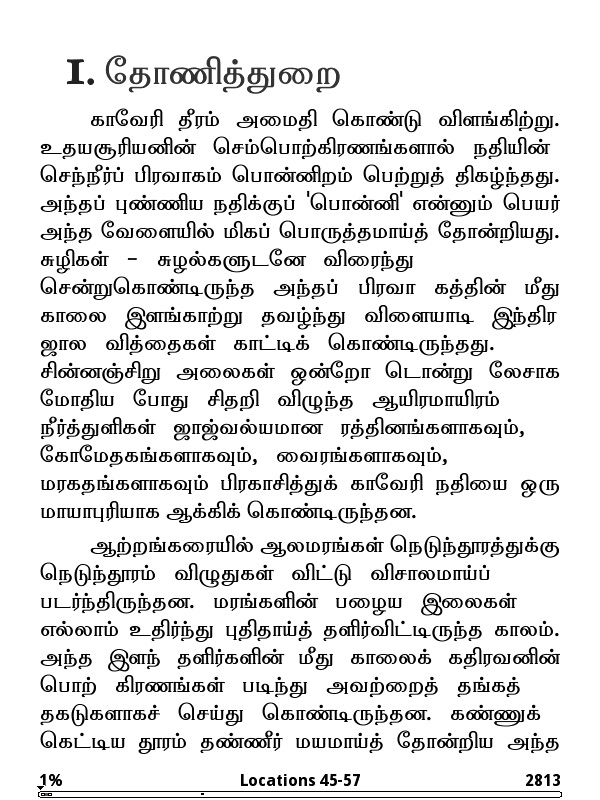
#> input picture tt2.jpeg, 600 x 800 px; its folder holds 5 pictures in this run
$ jupyter execute --allow-errors newMajorwithBengali.ipynb   (shell and % lines are left out)   (older library calls are emulated)
#> lines starting #> are read from the running program, lines starting #| are printed output that depends on the picture; after the words box and inside, x2 and y2 are one past the last pixel; in counts of white or black regions, pixels touching at a corner belong together
[cell 1]
import cv2
import numpy as np
import matplotlib.pyplot as plt
import os
import pandas as pd


import keras

from keras.layers import Convolution2D, Flatten, Dense, MaxPool2D, Activation, Dropout
from keras.models import Sequential
from keras.utils import np_utils

#> (a cell that did not finish here is left out)

[cell 3]
bimgch = cv2.imread('/Users/ishpreet/Desktop/Major Project/Datasets/Bengali/185/bcc000210.bmp',0)
rndm , bimgch = cv2.threshold(bimgch,0,255,cv2.THRESH_BINARY_INV+cv2.THRESH_OTSU)
#> rndm = 0
#> (the rest of this cell did not finish here and is left out)

[cell 4]
c = 0
x = 0
lanc = 0
imgarr = []

#> (the rest of this cell did not finish here and is left out)

#> (a cell that did not finish here is left out)

#> (a cell that did not finish here is left out)

#> (a cell that did not finish here is left out)

[cell 8]
imgarr = np.array(imgarr).reshape((len(imgarr), 25, 25, 1))

#> (a cell that did not finish here is left out)

#> (a cell that did not finish here is left out)

[cell 11]
from keras.models import model_from_json
#> (the rest of this cell did not finish here and is left out)

[cell 12]
# [14 lines of commented-out code are left out]


from keras.models import model_from_json
#> (the rest of this cell did not finish here and is left out)

[cell 13]
Image=cv2.imread('tt2.jpeg', 0)
#> Image is the input picture: shape (800, 600); min 0, max 255, mean 225
kernel = np.ones((1,1),np.uint8)
Image = cv2.morphologyEx(Image, cv2.MORPH_CLOSE, kernel)
# plt.show()

rimg , cimg = Image.shape
#> rimg = 800; cimg = 600
#Image = cv2.resize(Image, dsize=(500, 500*cimg//rimg), interpolation=cv2.INTER_CUBIC)
#create a CLAHE object (Arguments are optional).
# plt.imshow(img,cmap = 'gray')
clahe = cv2.createCLAHE(clipLimit=2.0, tileGridSize=(8,8))

Image = clahe.apply(Image)

# plt.imshow(Image)
I=Image.copy()

i=Image.copy()
G_Image=Image

print(i.shape)
#| (800, 600)
chars = []

#Otsu Thresholding
blur = cv2.GaussianBlur(G_Image,(1,1),0)

ret,th = cv2.threshold(blur,0,255,cv2.THRESH_BINARY_INV+cv2.THRESH_OTSU)
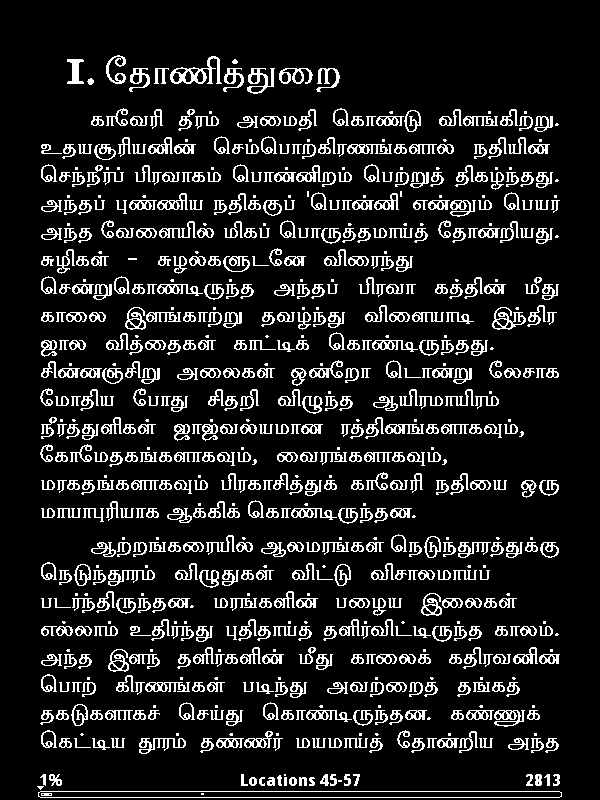
#> th: shape (800, 600); 12.6% white in thin lines or dots, all inside (x1, y1, x2, y2) = (37, 55, 562, 798)
#> ret = 146


# kernel = np.ones((3,3),np.uint8)
# th = cv2.morphologyEx(th, cv2.MORPH_CLOSE, kernel)


# grab the (x, y) coordinates of all pixel values that
# are greater than zero, then use these coordinates to
# compute a rotated bounding box that contains all
# coordinates
coords = np.column_stack(np.where(th > 0))
#> coords = 60243 pairs, first value 55 to 797, second value 37 to 561
angle = cv2.minAreaRect(coords)[-1]
#> angle = -90


# the `cv2.minAreaRect` function returns values in the
# range [-90, 0); as the rectangle rotates clockwise the
# returned angle trends to 0 -- in this special case we
# need to add 90 degrees to the angle
if angle < -45:
    angle = -(90 + angle)
#> angle = 0


else:
    angle = - angle


# rotate the image to deskew it
(h, w) = Image.shape[:2]
#> h = 800; w = 600
center = (w // 2, h // 2)
#> center = (300, 400)
M = cv2.getRotationMatrix2D(center, angle, 1.0)
#> M = [[1, 0, 0], [0, 1, 0]]
th = cv2.warpAffine(th, M, (w, h),flags=cv2.INTER_CUBIC, borderMode=cv2.BORDER_REPLICATE)

#%matplotlib notebook
#plt.imshow(th,cmap = 'gray')

# plt.imshow(th,cmap = 'gray')
image, contours, hierarchy = cv2.findContours(th,cv2.RETR_EXTERNAL,cv2.CHAIN_APPROX_SIMPLE)
#> contours = 724 contours, 168 with area under 20; largest, box (x1, y1, x2, y2) and area: (38, 791, 562, 798) 3132, (170, 56, 222, 84) 590, (492, 307, 526, 330) 346, (247, 68, 275, 94) 318, (494, 710, 525, 727) 289

#print('len',len(contours))
#img = cv2.drawContours(Image, contours, -1, (0,255,0), 3)
area = []
for contour in contours:
        # get rectangle bounding contour
    [x, y, w, h] = cv2.boundingRect(contour)

    chars.append((x,y,w,h))
    area.append(w*h)
#> this loop made 724 passes
#> (x, y, w, h) on passes 1, 4, 5: (38, 791, 524, 7), (309, 777, 6, 9), (299, 777, 8, 9)
#> after the loop, area = 724 values, max 3668 at index 0, min 4 at index 19, mean 188.2; chars = 724 items, first 6: (38, 791, 524, 7), (37, 786, 7, 4), (338, 780, 4, 2), (309, 777, 6, 9), (299, 777, 8, 9), (289, 777, 8, 9)
# [10 lines of commented-out code are left out]

newchar =[]
i = th.copy()
#> (the rest of this cell did not finish here and is left out)

[cell 14]
len(chars)
#> Out = 724
